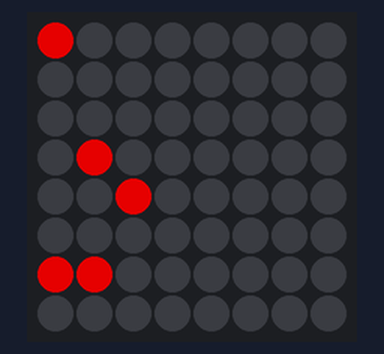
Recording of a program running on a simulated Raspberry Pi (BCM pin numbers) with a Sense HAT. On the bench: the Sense HAT's 8×8 RGB LED matrix. Dim RGB values are drawn brighter than linear; the clock reads 2024-03-15 10:24:30 at power-on unless the program sets it.

Above: at 0.1 s.
At 6.1 s:
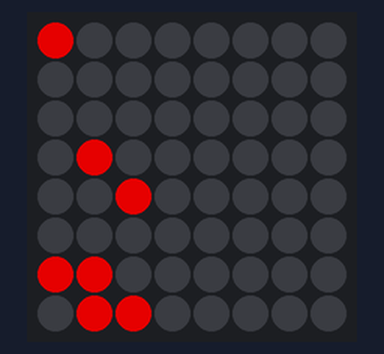
At 18.1 s:
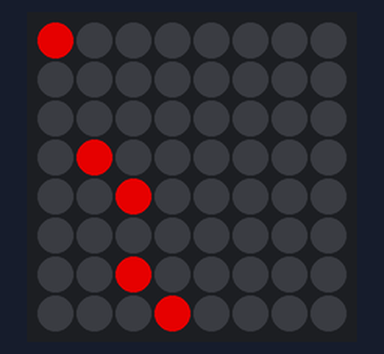
At 30.2 s:
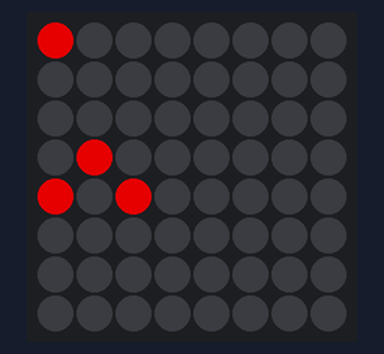
At 37.1 s:
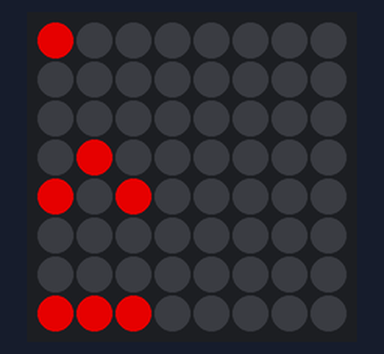
At 39.2 s:
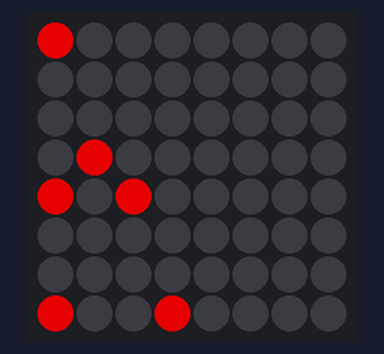

The program:

horloge_bin.py
```python
from sense_hat import SenseHat
import math
import time
import datetime

sense = SenseHat()
sense.clear()
sense.set_rotation(270)

sense.low_light = True

red = [255, 0, 0]
magenta = [255, 0, 100]
green = [0, 255, 0]

O = [0, 0, 0]

def numbertoline(nb,bg,fg):
	binvalue=bin(int(nb))
	binvalue=binvalue[2:][::-1]+'00000000'
	binvalue=binvalue[0:8]
	line=[0,0,0,0,0,0,0,0]
	for i in range(8):
		if binvalue[i]=="1":
			line[i]=fg
		else:
			line[i]=bg
	return line

while True:
	now = datetime.datetime.now()
	matrix=[]
	matrix+=numbertoline(("%02d" % now.hour)[0:1],O,red)
	matrix+=numbertoline(("%02d" % now.hour)[1:2],O,red)
	matrix+=numbertoline(1,O,O)
	matrix+=numbertoline(("%02d" % now.minute)[0:1],O,red)
	matrix+=numbertoline(("%02d" % now.minute)[1:2],O,red)
	matrix+=numbertoline(1,O,O)
	matrix+=numbertoline(("%02d" % now.second)[0:1],O,red)
	matrix+=numbertoline(("%02d" % now.second)[1:2],O,red)
	sense.set_pixels(matrix)
	time.sleep(0.3)

#for i in range(60):
#	pixels=resetPixel()
#	aiguille(4,red,60,i)
#	time.sleep(0.01)
```

Measured:
- what the display in image 4 shows lasts 1.2 s, from 37.0 s to 38.2 s
